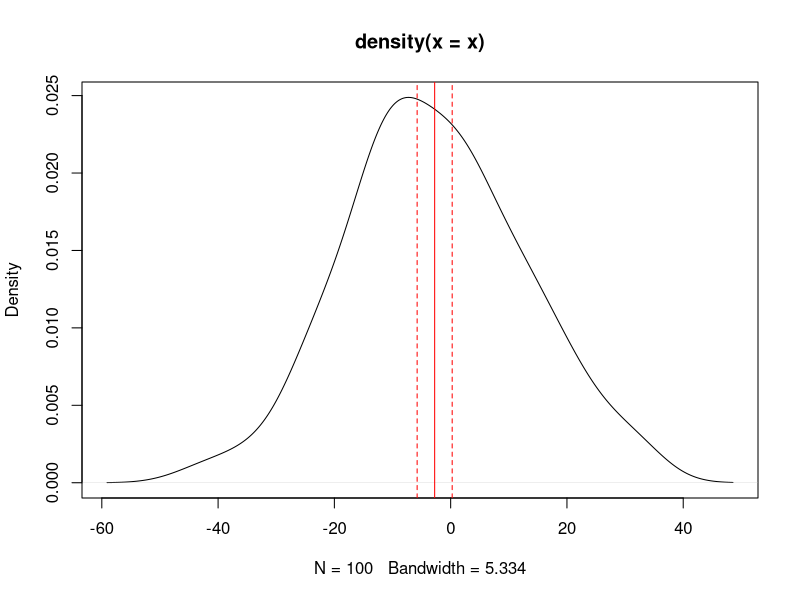
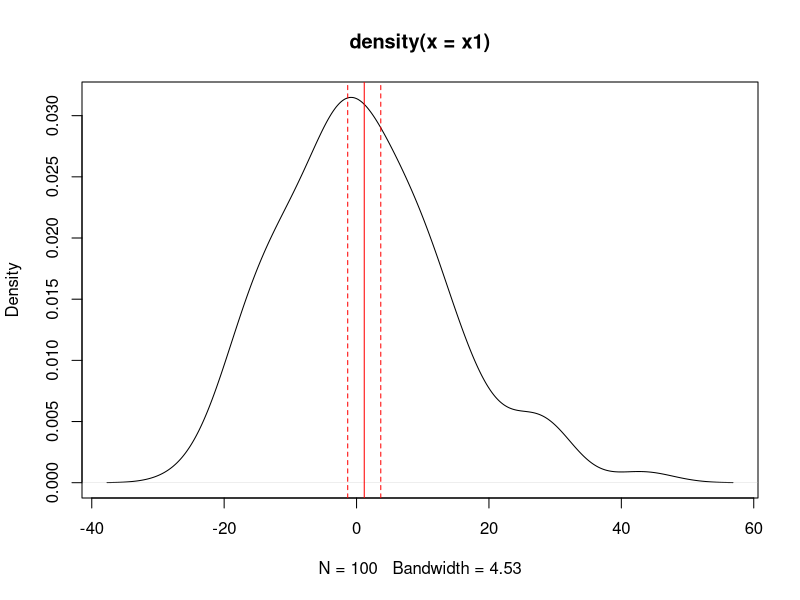
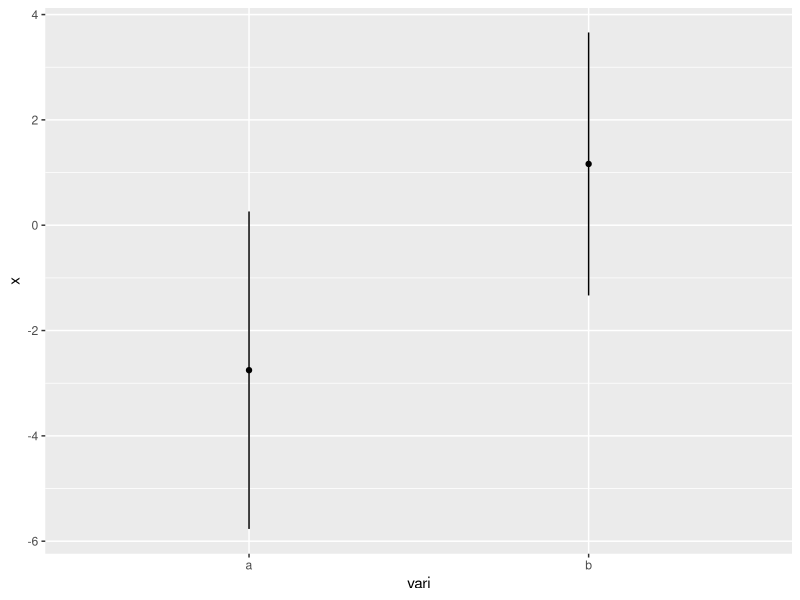

Generate these figures, in order, with R:
set.seed(123)

media <- runif(1, -10, 10)
desv <- runif(1, 5, 20)

x <- rnorm(100, mean = media, sd = desv)

media.1 <- runif(1, -10, 10)
desv.1 <- runif(1, 5, 20)

x1 <- rnorm(100, mean = media.1, sd = desv.1)

#Intervalos para x
med.x <- mean(x)
des.x <- sd(x)

med.x + 1.96*des.x/sqrt(length(x))
med.x - 1.96*des.x/sqrt(length(x))

#Intervalos para x1
med.x1 <- mean(x1)
des.x1 <- sd(x1)

med.x1 + 1.96*des.x1/sqrt(length(x1))
med.x1 - 1.96*des.x1/sqrt(length(x1))

#Graficos
plot(density(x))
abline(v = med.x, col = "red")
abline(v = c( med.x + 1.96*des.x/sqrt(length(x)),
              med.x - 1.96*des.x/sqrt(length(x))),
       col = "red", lty = 2)

plot(density(x1))
abline(v = med.x1, col = "red")
abline(v = c( med.x1 + 1.96*des.x1/sqrt(length(x1)),
              med.x1 - 1.96*des.x1/sqrt(length(x1))),
       col = "red", lty = 2)


##

tabla <- data.frame(x = c(med.x, med.x1),
                    x.inf = c(med.x - 1.96*des.x/sqrt(length(x)),
                              med.x1 - 1.96*des.x1/sqrt(length(x1))),
                    x.sup = c(med.x + 1.96*des.x/sqrt(length(x)),
                              med.x1 + 1.96*des.x1/sqrt(length(x1))),
                    vari = c("a", "b"))
library(ggplot2)

ggplot(tabla) + geom_point(aes(x = vari, y = x)) +
  geom_linerange(aes(x = vari,  ymin = x.inf, ymax = x.sup))


data("PlantGrowth")
